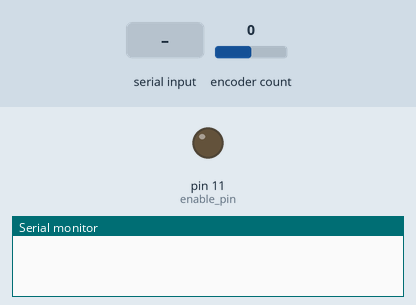
The sketch below on a simulated Arduino Uno, built with avr-gcc and run on an emulated ATmega328P. Parts: output pins drawn as LEDs (lit = HIGH), the last lines printed to the serial monitor. The test bench sets the inputs (shaded band); at power-on: encoder count 0.

Above: at 1.2 s.
1.3 s: "90,45\n" received over Serial
At 1.47 s:
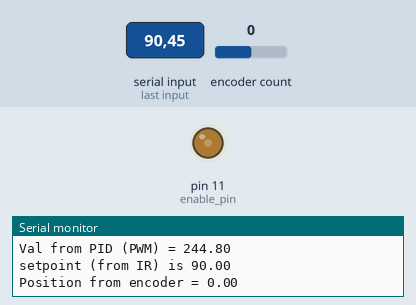
At 2.86 s:
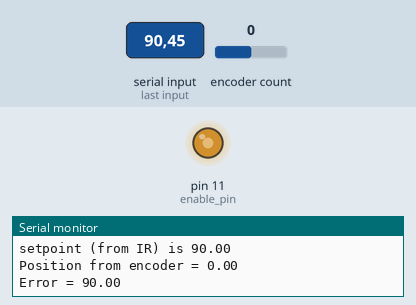
4.3 s: encoder count set to -1
At 5.3 s:
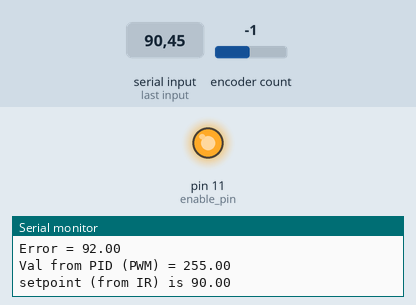
Timing chart, 0 to 7.3 s (numbered marks = the images above; inputs shaded):
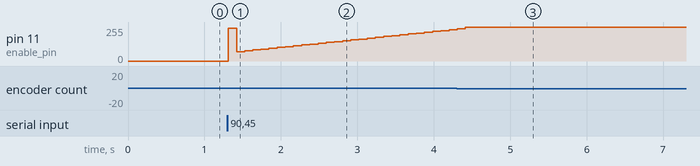

Measured:
- after the input at 1.3 s, pin 11 (enable_pin): 0/255 → 244/255 at once, → 71/255 0.11 s later, → 77/255 0.11 s later, → 83/255 0.11 s later, … (28 changes in this stretch)

The sketch:

position_pid.ino
```cpp
#include <Encoder.h>

//Global vars
int enable_pin = 11;
int pin_l1 = 7;  //pin l3 for now
int pin_l2 = 8;  //pin l4 for now
int pin_e1 = 2;
int pin_e2 = 3;
const int irSense = A0;          // Connect sensor to analog pin A0
int distance = 0;
int sample = 0;
double temp = 0;
unsigned long i = 0, j = 0;
double error = 0;
double error_last = 0, error_d = 0, error_i = 0;
//PID vars
double pid_in = 0;    //encoder value
double pid_out = 0;   //PWM from 0-255
double pid_set = 0;   //encoder value from IR through mapping
int count = 0;
double pid_p = 0.65;
double pid_i = 0.07;
double pid_d = 2;

//double pid_p = 0.43;
//double pid_i = 0.11;
//double pid_d = 1.3;

double new_pos_val;
//Encoder vars
Encoder enc_pos(pin_e1, pin_e2);
long pos_val  = -999;
int loop_check = 0;

void setup() {
  // put your setup code here, to run once:
  Serial.begin(9600);
  digitalWrite(12, HIGH);

}


void loop() {
  //From IR to Encoder units through mapping for pid setpoint

  if (Serial.available()) {
    temp = Serial.parseInt();
    if(temp > 179)
      temp = temp - 360;


    loop_check = 1;
    enc_pos.write(0);
    while (loop_check) {
      pid_set = temp;


      Serial.print("setpoint (from IR) is ");
      Serial.println(pid_set);
delay(8);
      new_pos_val = ((int(enc_pos.read())/2)%360);


      Serial.print("Position from encoder = ");
      Serial.println(new_pos_val);
      //PID stuff

      pid_in = new_pos_val;
      error = pid_set - pid_in;
      error_d = error - error_last;
      error_last = error;
      Serial.print("Error = ");
      Serial.println(pid_set - pid_in);
      if ((error > 5) || (error < -5) && pid_set != 0) {
        count++;


        error_i = error_i + error;
        pid_out = pid_p * error + pid_i * error_i +  pid_d * error_d;


        if (pid_out > 0) {
          //   low on 2 and high on 1
          digitalWrite(pin_l1, HIGH);
          digitalWrite(pin_l2, LOW);
        } else {
          //   low on 1 and high on 2
          digitalWrite(pin_l1, LOW);
          digitalWrite(pin_l2, HIGH);
        }

        if (pid_out > 255)
          pid_out = 255;
        else if (pid_out < -255)
          pid_out = -255;


        analogWrite(enable_pin, abs(pid_out));
        Serial.print("Val from PID (PWM) = ");
        Serial.println(pid_out);
      }
      else
      {
        analogWrite(enable_pin, 0);
        digitalWrite(pin_l1, HIGH);
        digitalWrite(pin_l2, HIGH);
        // pid_set = 0;
        error_i = 0;
        error_d = 0;
        error = 0;
        loop_check = 0;
        enc_pos.write(0);
      }
    }
  }
}
```
